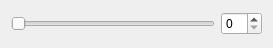
<?xml version="1.0" encoding="UTF-8"?>
<ui version="4.0">
 <class>SmallWidget</class>
 <widget class="QWidget" name="SmallWidget">
  <property name="geometry">
   <rect>
    <x>0</x>
    <y>0</y>
    <width>273</width>
    <height>48</height>
   </rect>
  </property>
  <property name="windowTitle">
   <string>Form</string>
  </property>
  <layout class="QHBoxLayout" name="horizontalLayout">
   <item>
    <widget class="QSlider" name="horizontalSlider">
     <property name="orientation">
      <enum>Qt::Horizontal</enum>
     </property>
    </widget>
   </item>
   <item>
    <widget class="QSpinBox" name="spinBox"/>
   </item>
  </layout>
 </widget>
 <resources/>
 <connections/>
</ui>
